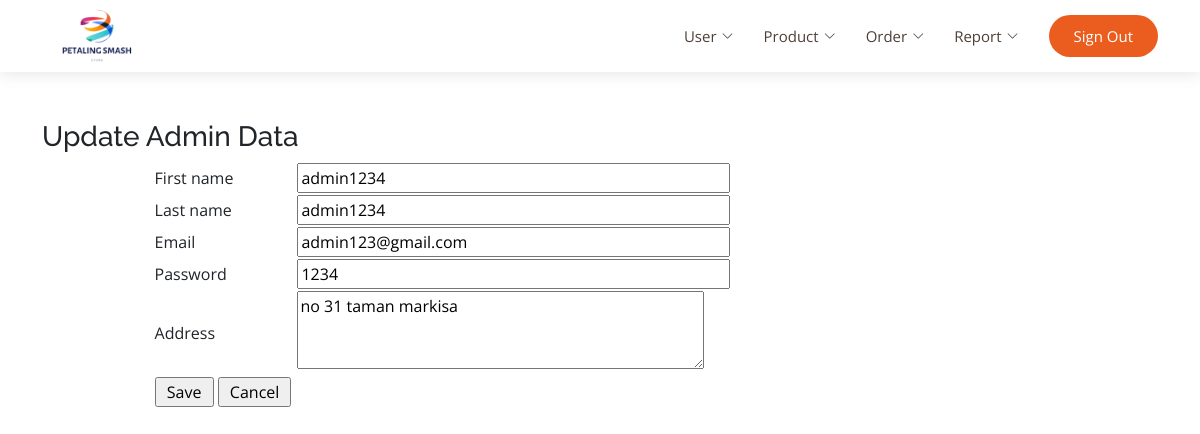
/admin/update_admin.php (signed in), run on the app's committed database.
### tables this page shows
CREATE TABLE `user` (
  `user_id` int(11) NOT NULL,
  `first_name` varchar(200) NOT NULL,
  `last_name` varchar(200) NOT NULL,
  `email` varchar(200) NOT NULL,
  `password` varchar(200) NOT NULL,
  `address` varchar(200) NOT NULL,
  `level_id` int(11) NOT NULL,
  `membership` varchar(200) NOT NULL
);

### admin/update_admin.php (the view, shortened to what this page needs)
<?php
include('../db.php');
$user = $_SESSION['email'];
?>
    <!DOCTYPE html>
<html lang="en">
<head>
  <link href="../assets/vendor/aos/aos.css" rel="stylesheet">
  <link href="../assets/vendor/bootstrap/css/bootstrap.min.css" rel="stylesheet">
  <link href="../assets/vendor/bootstrap-icons/bootstrap-icons.css" rel="stylesheet">
  <link href="../assets/vendor/boxicons/css/boxicons.min.css" rel="stylesheet">
  <link href="../assets/vendor/glightbox/css/glightbox.min.css" rel="stylesheet">
  <link href="../assets/vendor/swiper/swiper-bundle.min.css" rel="stylesheet">
  <link href="../assets/css/style.css" rel="stylesheet">
</head>
<body>
  <header id="header" class="fixed-top d-flex align-items-center">
    <div class="container d-flex align-items-center justify-content-between">
    <div class="logo">
<a href="admin.php"><img src="../images/logo2.png" alt="Logo" class="img-fluid"></a>
</div>
      <nav id="navbar" class="navbar">
        <ul>
          <li class="dropdown"><a href="#"><span>User</span> <i class="bi bi-chevron-down"></i></a>
          </li>
          <li class="dropdown"><a href="#"><span>Product</span> <i class="bi bi-chevron-down"></i></a>
          </li>
          <li class="dropdown"><a href="#"><span>Order</span> <i class="bi bi-chevron-down"></i></a>
          </li>
          <li class="dropdown"><a href="#"><span>Report</span> <i class="bi bi-chevron-down"></i></a>
          </li>
          <li><a class="getstarted scrollto" href="../login/logout.php">Sign Out</a></li>
        </ul>
      </nav>
    </div>
  </header>
  <br><Br><Br><Br><Br>
<div class="container">
<h3>Update Admin Data</h3>
<?php
	$query = "SELECT * FROM user  WHERE email='$user' ";
	$result = mysqli_query($db, $query) or die ("Error: ".mysqli_error($db));
	$row = mysqli_fetch_array($result);
?>
<fieldset>
<form name="edit_user" method="post" action="db_update_admin.php" enctype="multipart/form-data">
    <table width="80%" border="0" align="center">
      <tr>
        <td width="16%">First name</td>
        <td width="84%"><input type="text" name="first_name" size="50" value="<?php echo  (strtolower($row['first_name'])); ?>" />
      </tr>
      <tr>
        <td width="16%">Last name</td>
        <td width="84%"><input type="text" name="last_name" size="50" value="<?php echo  (strtolower($row['last_name'])); ?>" />
      </tr>
	  <tr>
        <td width="16%">Email</td>
        <td><input type="text" name="email" size="50" value="<?php echo $row['email']; ?>" readonly/></td>
      </tr>
      <tr>
        <td width="16%">Password</td>
        <td><input type="text" name="password" size="50" value="<?php echo $row['password']; ?>" /></td>
      </tr>
      <tr>
      <td width="16%">Address</td>
        <td><textarea name="address" cols="47" rows="3"><?php echo  (strtolower($row['address'])); ?></textarea></td>
      </tr>
      <tr>
        <td colspan="2"><input type="submit" name="submit" value=" Save " />
        <input type="button" name="cancel" value=" Cancel " onclick="location.href='updateuser.php'" /></td>
      </tr>
    </table>
</form>
</fieldset>
</div>
</body>
</html>

### assets/css/style.css (style rules this page uses)
body { font-family: "Open Sans", sans-serif; color: #212529; }
a { color: #eb5d1e; text-decoration: none; }
h1, h2, h3, h4, h5, h6, .font-primary { font-family: "Raleway", sans-serif; }
#header { height: 72px; transition: all 0.5s; z-index: 997; transition: all 0.5s; background: #fff; box-shadow: 0px 2px 15px rgba(0, 0, 0, 0.1); }
#header .logo img { padding: 0; margin: 0; max-height: 110px; }
.navbar { padding: 0; }
.navbar ul { margin: 0; padding: 0; display: flex; list-style: none; align-items: center; }
.navbar li { position: relative; }
.navbar a, .navbar a:focus { display: flex; align-items: center; justify-content: space-between; padding: 10px 0 10px 30px; font-size: 15px; color: #4e4039; white-space: nowrap; transition: 0.3s; }
.navbar a i, .navbar a:focus i { font-size: 12px; line-height: 0; margin-left: 5px; }
.navbar .getstarted, .navbar .getstarted:focus { background: #eb5d1e; color: #fff; padding: 10px 25px; margin-left: 30px; border-radius: 50px; }

### data on the page
user: first_name "admin1234", last_name "admin1234", email "admin123@gmail.com", password "1234", address "no 31 taman markisa"
